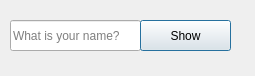
<?xml version="1.0" encoding="UTF-8"?>
<ui version="4.0">
 <class>Dialog</class>
 <widget class="QDialog" name="Dialog">
  <property name="geometry">
   <rect>
    <x>0</x>
    <y>0</y>
    <width>255</width>
    <height>76</height>
   </rect>
  </property>
  <property name="windowTitle">
   <string>Dialog</string>
  </property>
  <widget class="QLineEdit" name="lineEdit">
   <property name="geometry">
    <rect>
     <x>10</x>
     <y>20</y>
     <width>131</width>
     <height>31</height>
    </rect>
   </property>
   <property name="placeholderText">
    <string>What is your name?</string>
   </property>
  </widget>
  <widget class="QPushButton" name="pushButton">
   <property name="geometry">
    <rect>
     <x>140</x>
     <y>20</y>
     <width>91</width>
     <height>31</height>
    </rect>
   </property>
   <property name="text">
    <string>Show</string>
   </property>
  </widget>
 </widget>
 <resources/>
 <connections/>
</ui>
